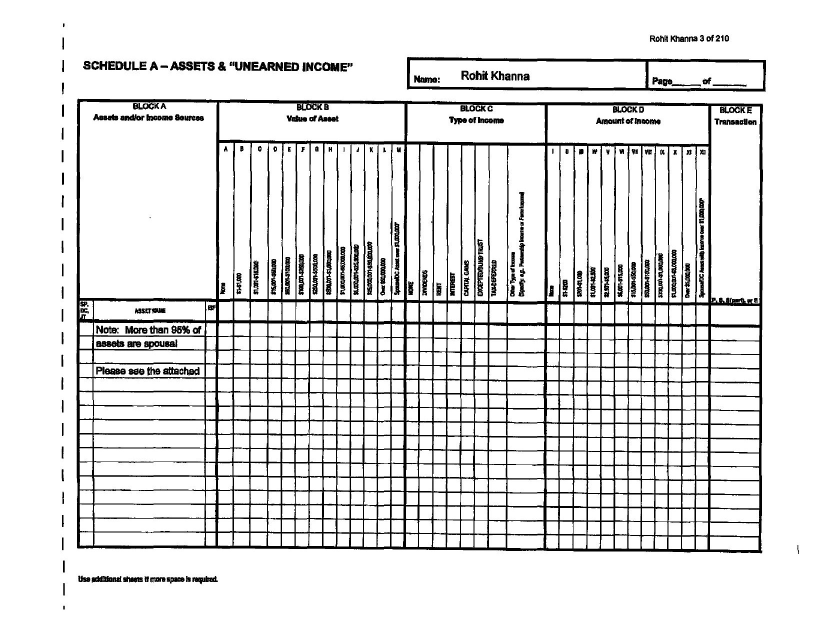
#> input picture docs/2019-2/pages/page-003.jpg, 1627 x 1260 px, given in place of page-003.jpg.jpg, which was not available (shown at 1/2 size)
$ python scratch4.py docs/2019-2/pages/page-003.jpg
#> lines starting #> are read from the running program, lines starting #| are printed output that depends on the picture; after the words box and inside, x2 and y2 are one past the last pixel; in counts of white or black regions, pixels touching at a corner belong together; pictures that were not available may be replaced by others from this repository, and a replacement may not be noted
import sys
from PIL import Image
import numpy as np
page=sys.argv[1]
im=Image.open(f'docs/2019-2/pages/page-{page}.jpg').convert('L')
a=np.array(im); H,W=a.shape
#> after `H, W = a.shape`: H = 1260; W = 1627
b=(a<180).astype(np.uint8)
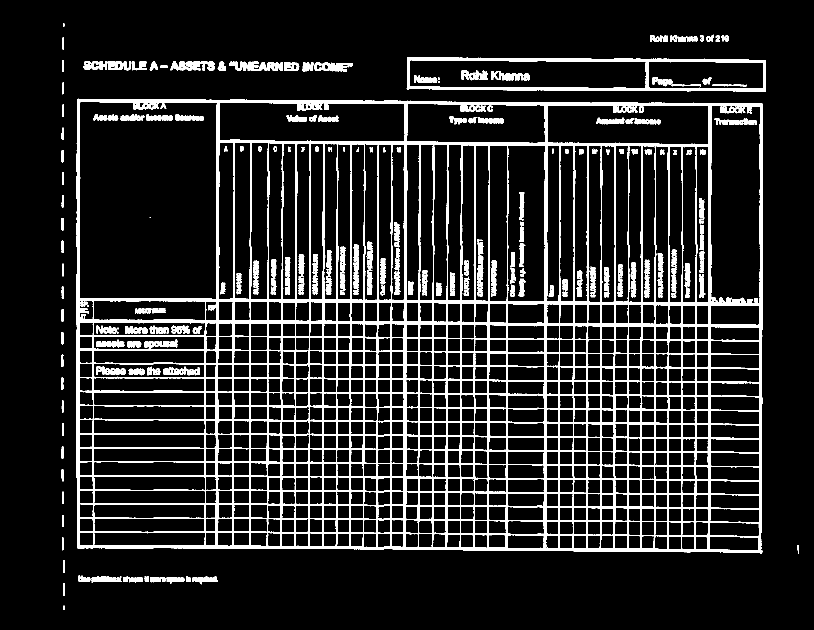
#> b: shape (1260, 1627) (shown at 1/2 size); values 0 (black) and 1 (white), 12.5% white; 223 white regions (14 under 20 px), largest, box (x1, y1, x2, y2) and area: (153, 197, 1526, 1107) 198666, (813, 114, 1532, 184) 9165, (955, 478, 967, 593) 923
# header Max row: find y band of the two number rows in matrix region x>=680
mat=b[:,680:1470]
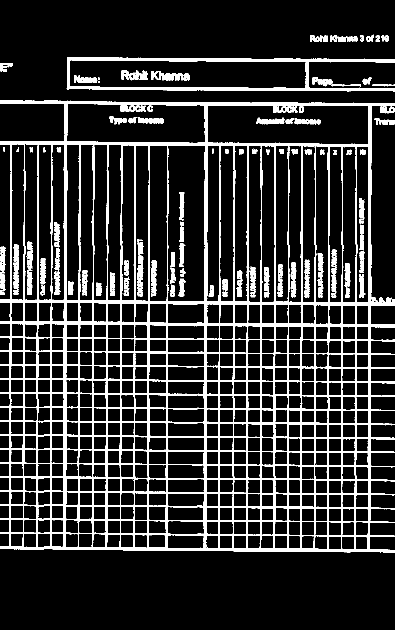
#> mat: shape (1260, 790) (shown at 1/2 size); values 0 (black) and 1 (white), 15.4% white; 111 white regions (10 under 20 px), largest, box (x1, y1, x2, y2) and area: (0, 201, 790, 1106) 121467, (133, 114, 790, 183) 8201, (275, 478, 287, 593) 923
rs=mat.sum(axis=1)
#> rs = 1260 values, max 743 at index 207, min 0 at index 0, mean 122
# print top ink rows (y<260)
for y in range(140,260):
    if rs[y]>3: print(y, rs[y])
#> this loop made 120 passes
#| 140 25
#| 141 41
#| 142 57
#| 143 52
#| 144 52
#| 145 45
#| 146 48
#| 147 104
#> (further printed lines are left out)
